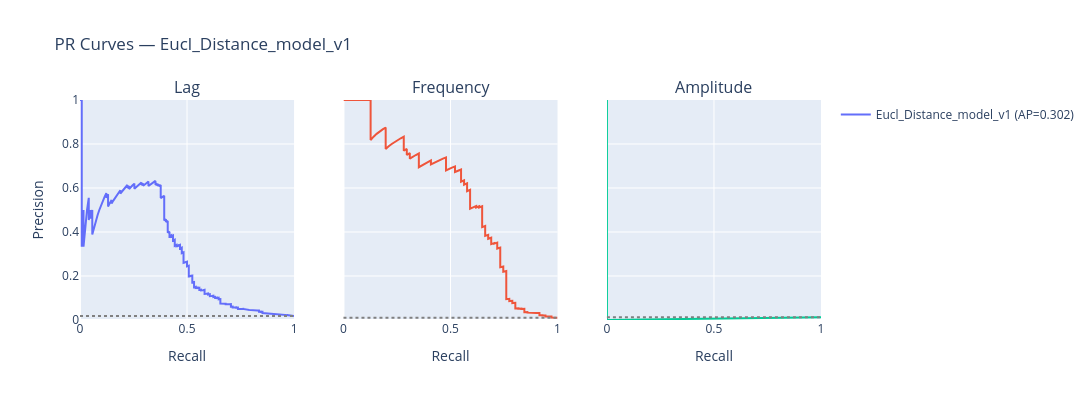

Notebook source saved alongside this figure:
### Markdown cell above
# Evaluation Class Test
- test with a single euclidean distance model
- test with two different versions of eucl dist model

### Code cell
# setup of data and model

hvac_df = pd.read_parquet(Path("../datasets/hvac_anomalies_v021226.parquet"))


col_map = {
    'entity': 'container_id',
    'time': 'timestamp_et',
    'value_cols': ['TmpRet'],
    'label': 'anomaly',
    'label_type': 'anomaly_type',
    'sub_entity': 'unit',
}

ds = TimeSeriesDataset(hvac_df, col_map)
print(ds.anomaly_summary())
#TODO add str method for model name

# model with default dist window
my_model_v1 = EuclideanDistModel(feature_col='TmpRet', strategy='iqr')
scores_model_v1 = my_model_v1.score_anomalies_v2(ds)


# V2: with larger dist window
my_model_v2 = EuclideanDistModel(feature_col='TmpRet', strategy='iqr', dist_window = 12*60)
scores_model_v2 = my_model_v2.score_anomalies_v2(ds)

# Eval Test
eval = Evaluation(level="day")
fig = eval.plot_pr_curve(scores_model_v1, ds, model_name="Eucl_Distance_model_v1")
fig.show()

### Figure 1 — Plotly figure (JSON) as saved in the notebook; plotly's stock layout.template omitted (floating-point values rounded to 4 significant figures; data arrays with more than 128 entries replaced by an {"elided": "..."} marker saying what was removed)
{"data": [{"legendgroup": "Eucl_Distance_model_v1", "mode": "lines", "name": "Eucl_Distance_model_v1 (AP=0.302)", "showlegend": true, "type": "scatter", "x": {"elided": "6845 float values"}, "xaxis": "x", "y": {"elided": "6845 float values"}, "yaxis": "y"}, {"legendgroup": "Eucl_Distance_model_v1", "mode": "lines", "name": "Eucl_Distance_model_v1 (AP=0.551)", "showlegend": false, "type": "scatter", "x": {"elided": "6794 float values"}, "xaxis": "x2", "y": {"elided": "6794 float values"}, "yaxis": "y2"}, {"legendgroup": "Eucl_Distance_model_v1", "mode": "lines", "name": "Eucl_Distance_model_v1 (AP=0.007)", "showlegend": false, "type": "scatter", "x": {"elided": "6808 float values"}, "xaxis": "x3", "y": {"elided": "6808 float values"}, "yaxis": "y3"}], "layout": {"annotations": [{"font": {"size": 16}, "showarrow": false, "text": "Lag", "x": 0.1444, "xanchor": "center", "xref": "paper", "y": 1, "yanchor": "bottom", "yref": "paper"}, {"font": {"size": 16}, "showarrow": false, "text": "Frequency", "x": 0.5, "xanchor": "center", "xref": "paper", "y": 1, "yanchor": "bottom", "yref": "paper"}, {"font": {"size": 16}, "showarrow": false, "text": "Amplitude", "x": 0.8556, "xanchor": "center", "xref": "paper", "y": 1, "yanchor": "bottom", "yref": "paper"}], "height": 400, "shapes": [{"line": {"color": "gray", "dash": "dot"}, "type": "line", "x0": 0, "x1": 1, "xref": "x domain", "y0": 0.01783, "y1": 0.01783, "yref": "y"}, {"line": {"color": "gray", "dash": "dot"}, "type": "line", "x0": 0, "x1": 1, "xref": "x2 domain", "y0": 0.01045, "y1": 0.01045, "yref": "y2"}, {"line": {"color": "gray", "dash": "dot"}, "type": "line", "x0": 0, "x1": 1, "xref": "x3 domain", "y0": 0.01249, "y1": 0.01249, "yref": "y3"}], "title": {"text": "PR Curves — Eucl_Distance_model_v1"}, "width": 1200, "xaxis": {"anchor": "y", "domain": [0, 0.2889], "range": [0, 1], "title": {"text": "Recall"}}, "xaxis2": {"anchor": "y2", "domain": [0.3556, 0.6444], "range": [0, 1], "title": {"text": "Recall"}}, "xaxis3": {"anchor": "y3", "domain": [0.7111, 1], "range": [0, 1], "title": {"text": "Recall"}}, "yaxis": {"anchor": "x", "domain": [0, 1], "range": [0, 1], "title": {"text": "Precision"}}, "yaxis2": {"anchor": "x2", "domain": [0, 1], "matches": "y", "showticklabels": false}, "yaxis3": {"anchor": "x3", "domain": [0, 1], "matches": "y", "showticklabels": false}}}
